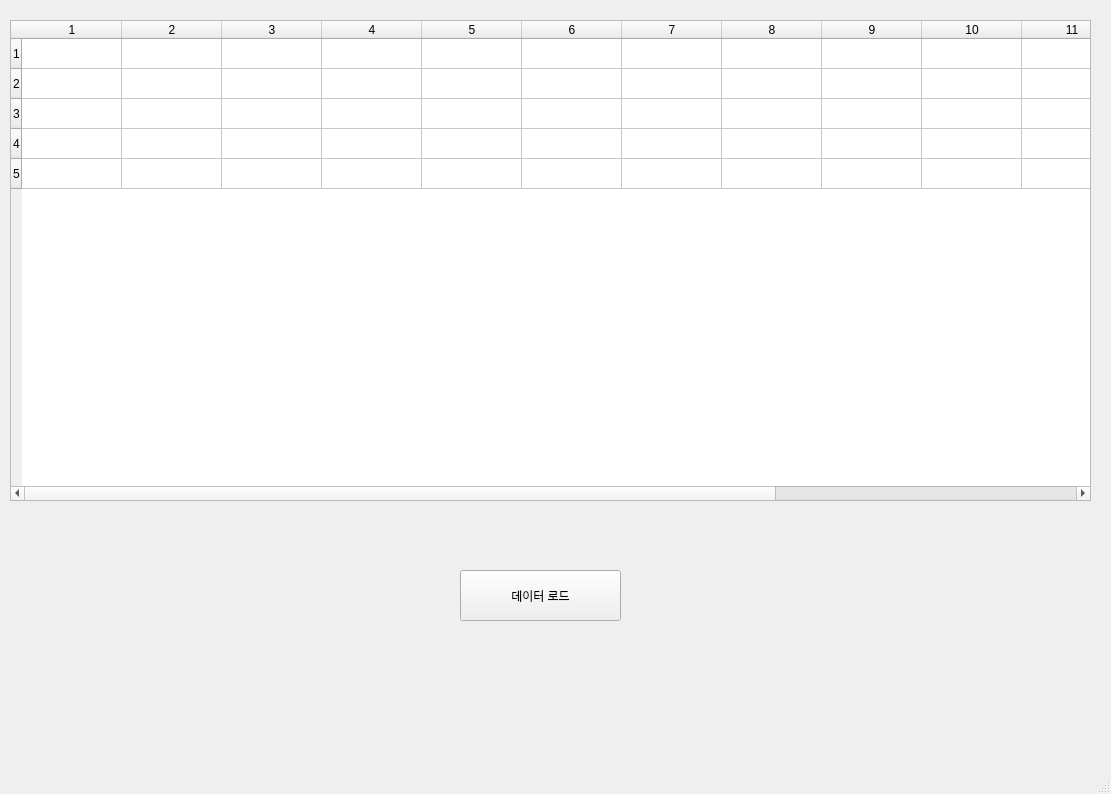
<?xml version="1.0" encoding="UTF-8"?>
<ui version="4.0">
 <class>MainWindow</class>
 <widget class="QMainWindow" name="MainWindow">
  <property name="geometry">
   <rect>
    <x>0</x>
    <y>0</y>
    <width>1111</width>
    <height>794</height>
   </rect>
  </property>
  <property name="windowTitle">
   <string>MainWindow</string>
  </property>
  <widget class="QWidget" name="centralwidget">
   <widget class="QTableWidget" name="tableWidget">
    <property name="geometry">
     <rect>
      <x>10</x>
      <y>20</y>
      <width>1081</width>
      <height>481</height>
     </rect>
    </property>
    <property name="rowCount">
     <number>5</number>
    </property>
    <property name="columnCount">
     <number>14</number>
    </property>
    <row/>
    <row/>
    <row/>
    <row/>
    <row/>
    <column/>
    <column/>
    <column/>
    <column/>
    <column/>
    <column/>
    <column/>
    <column/>
    <column/>
    <column/>
    <column/>
    <column/>
    <column/>
    <column/>
   </widget>
   <widget class="QPushButton" name="btn_load">
    <property name="geometry">
     <rect>
      <x>460</x>
      <y>570</y>
      <width>161</width>
      <height>51</height>
     </rect>
    </property>
    <property name="text">
     <string>데이터 로드</string>
    </property>
   </widget>
  </widget>
  <widget class="QMenuBar" name="menubar">
   <property name="geometry">
    <rect>
     <x>0</x>
     <y>0</y>
     <width>1111</width>
     <height>26</height>
    </rect>
   </property>
  </widget>
  <widget class="QStatusBar" name="statusbar"/>
 </widget>
 <resources/>
 <connections/>
</ui>
